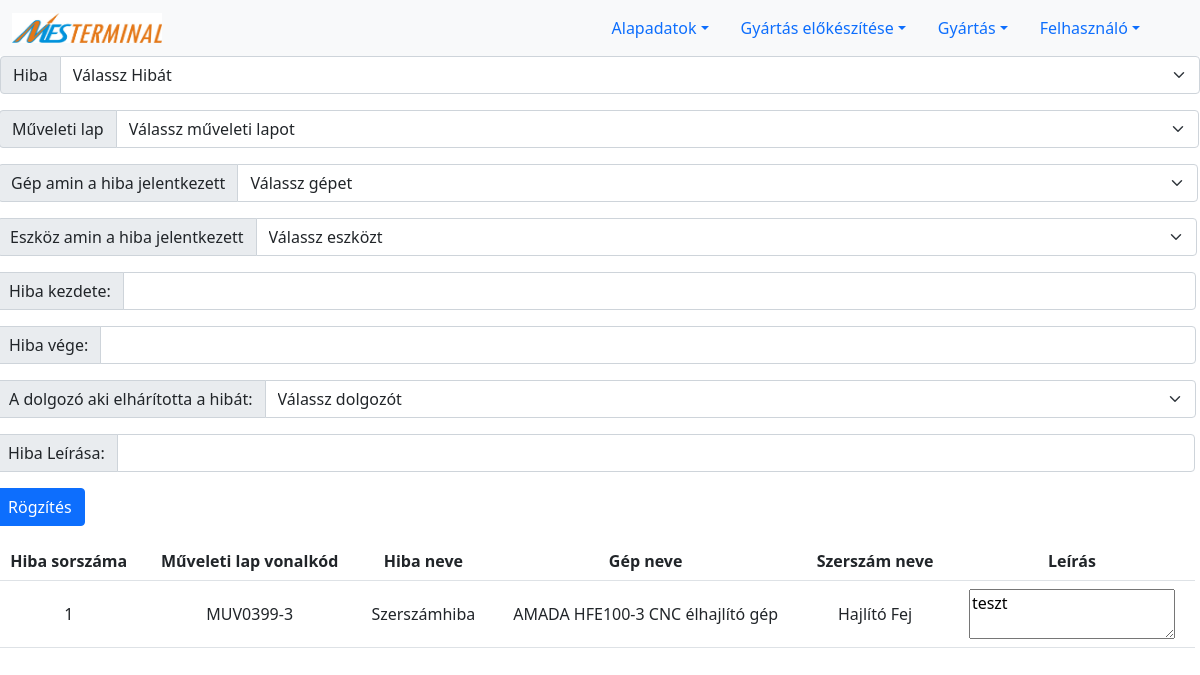
The page /error_order_machine.php on the database as committed earlier.
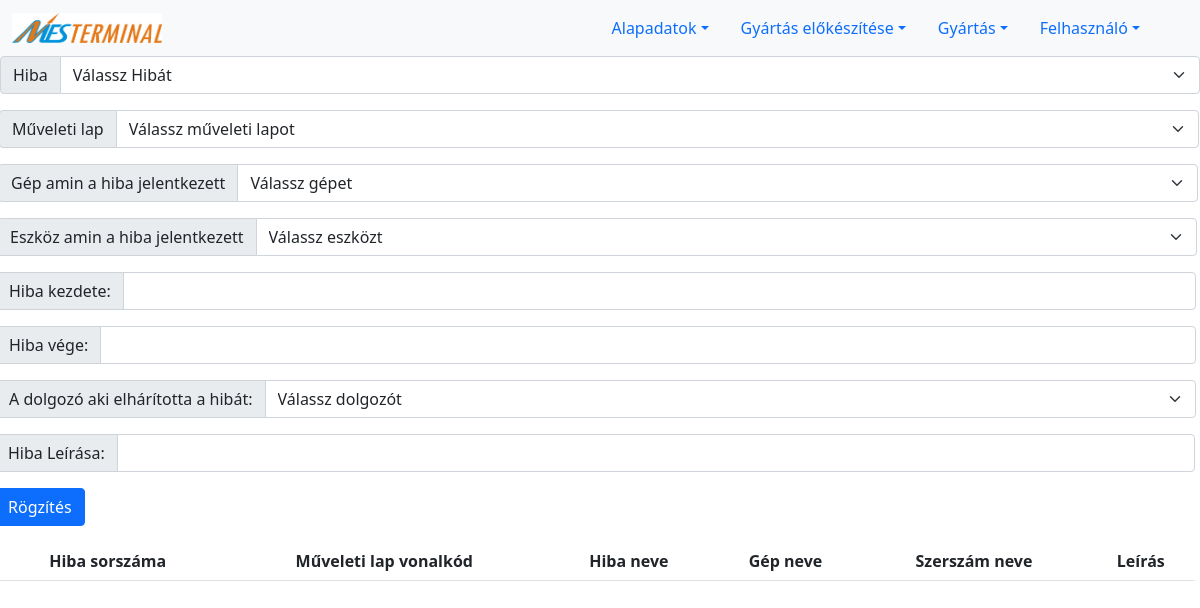
The same page on the database as committed later.
### tables this page shows
CREATE TABLE `order_manufacturing_step_machine_error` (
  `ID` int(11) NOT NULL,
  `order_manufacturing_step_ID` int(11) DEFAULT NULL,
  `error_ID` int(11) NOT NULL,
  `machine_ID` int(11) DEFAULT NULL,
  `machine_tool_ID` int(11) DEFAULT NULL,
  `date_start` datetime DEFAULT NULL,
  `date_end` datetime DEFAULT NULL,
  `user_ID` int(11) DEFAULT NULL,
  `description` text
);

CREATE TABLE `order_manufacturing_step` (
  `ID` int(11) NOT NULL,
  `barcode` varchar(11) DEFAULT NULL,
  `order_ID` int(11) NOT NULL,
  `manufacturing_step_ID` int(11) NOT NULL,
  `expected_count` int(11) NOT NULL,
  `pass_count` int(11) DEFAULT NULL,
  `fail_count` int(11) DEFAULT NULL,
  `normal_time` float NOT NULL,
  `preparation_time` float NOT NULL,
  `unit_of_time` float NOT NULL
);

CREATE TABLE `error` (
  `ID` int(11) NOT NULL,
  `barcode` varchar(11) DEFAULT NULL,
  `name` varchar(200) DEFAULT NULL
);

CREATE TABLE `machine` (
  `ID` int(11) NOT NULL,
  `barcode` varchar(11) DEFAULT NULL,
  `name` varchar(255) NOT NULL
);

CREATE TABLE `machine_tool` (
  `ID` int(11) NOT NULL,
  `barcode` varchar(11) DEFAULT NULL,
  `machine_ID` int(11) DEFAULT NULL,
  `name` varchar(255) NOT NULL
);

### error_order_machine.php (the view, shortened to what this page needs)
<?php
if(!isset($_SESSION['aid'])){
    $adminId='';
}
else{
    $adminId=$_SESSION['aid'];
}
if($adminId != 0){
include_once("connection.php");
print '<form action="feldolgozok/newOrder_error_machine.php" method="POST">
        <div class="input-group mb-3">
        <div class="input-group mb-3">
        <label class="input-group-text" for="errorId">Hiba</label>
        <select name="error_ID" class="form-select" id="errorId">
          <option selected>Válassz Hibát</option>
';
print '
</select></div>
<div class="input-group mb-3">
  <div class="input-group mb-3">
  <label class="input-group-text" for="orders">Műveleti lap</label>
  <select name="or_man_step" class="form-select" id="orders">
    <option selected>Válassz műveleti lapot</option>';
    print'
  </select>';
  print '</div>
<div class="input-group mb-3">
  <div class="input-group mb-3">
  <label class="input-group-text" for="machines">Gép amin a hiba jelentkezett</label>
  <select name="machine_ID" class="form-select" id="machines">
    <option selected>Válassz gépet</option>';
print '
</select>
</div>';
print'
<div class="input-group mb-3">
  <div class="input-group mb-3">
  <label class="input-group-text" for="tools">Eszköz amin a hiba jelentkezett</label>
  <select name="machine_tool_ID" class="form-select" id="tools">
    <option value=" "selected>Válassz eszközt</option>';
print '
</select>
</div>';
print'
<div class="input-group mb-3">
  <span class="input-group-text" id="basic-addon1"> Hiba kezdete:</span>
  <input type="text" name="date_start" class="form-control" placeholder="" aria-label="nev" aria-describedby="basic-addon1">
</div>
<div class="input-group mb-3">
  <span class="input-group-text" id="basic-addon1"> Hiba vége:</span>
  <input type="text" name="date_end" class="form-control" placeholder="" aria-label="nev" aria-describedby="basic-addon1">
</div>';
print'
<div class="input-group mb-3">
  <div class="input-group mb-3">
  <label class="input-group-text" for="tools">A dolgozó aki elhárította a hibát:</label>
  <select name="user_ID" class="form-select" id="tools">
    <option value=" "selected>Válassz dolgozót</option>';
print '
</select>
</div>
<div class="input-group mb-3">
  <span class="input-group-text" id="basic-addon1"> Hiba Leírása:</span>
  <input type="text" name="description" class="form-control" placeholder="" aria-label="nev" aria-describedby="basic-addon1">
</div>';
print '
<div class="input-group mb-3">
  <input type="submit" value="Rögzítés" class="btn btn-primary">
</div>
</form>
';
include_once("lists/listErrorsPages.php");
}
?>

### lists/listErrorsPages.php (shortened to what this page needs)
<?php
include "connection.php";
print '
    <table class="table">
    <th style="text-align:center; vertical-align:middle"> Hiba sorszáma </th>
	<th style="text-align:center; vertical-align:middle"> Műveleti lap vonalkód </th>
    <th style="text-align:center; vertical-align:middle"> Hiba neve </th>
    <th style="text-align:center; vertical-align:middle"> Gép neve </th>
	<th style="text-align:center; vertical-align:middle"> Szerszám neve </th>
	<th style="text-align:center; vertical-align:middle"> Leírás </th>
    <tr>
    ';
$sql="
SELECT `order_manufacturing_step_machine_error`.ID as ormanst_machine_error_ID,
`order_manufacturing_step_machine_error`.description,
`order_manufacturing_step`.barcode as ormanst_barcode,
`error`.name as error_name,
`machine`.name as machine_name,
`machine_tool`.name as machine_tool_name FROM
`order_manufacturing_step_machine_error`
INNER JOIN `order_manufacturing_step` ON `order_manufacturing_step_machine_error`.order_manufacturing_step_ID=`order_manufacturing_step`.ID
INNER JOIN `error` ON `order_manufacturing_step_machine_error`.error_ID=`error`.ID
INNER JOIN `machine` ON `order_manufacturing_step_machine_error`.machine_ID=`machine`.ID
INNER JOIN `machine_tool` ON `order_manufacturing_step_machine_error`.machine_tool_ID=`machine_tool`.ID
";
$reultWorkersPosts = $conn -> query($sql);
if ($reultWorkersPosts->num_rows > 0) {
    while($row = $reultWorkersPosts->fetch_assoc()) {
        print '
        <tr><td style="text-align:center; vertical-align:middle">'.$row['ormanst_machine_error_ID'].'</td>
        <td style="text-align:center; vertical-align:middle">'.$row['ormanst_barcode'].'</td>
		<td style="text-align:center; vertical-align:middle">'.$row['error_name'].'</td>
		<td style="text-align:center; vertical-align:middle">'.$row['machine_name'].'</td>
        <td style="text-align:center; vertical-align:middle">'.$row['machine_tool_name'].'</td>
		<td style="text-align:center; vertical-align:middle"><textarea>'.$row['description'].'</textarea></td></tr>
        ';
    }
}
?>

Rows that differ between the two databases and show on the page:
removed order_manufacturing_step_machine_error: ID "1", order_manufacturing_step_ID.barcode "MUV0399-3", error_ID.name "Szerszámhiba", machine_ID.name "AMADA HFE100-3 CNC élhajlító gép", machine_tool_ID.name "Hajlító Fej", description "teszt"
